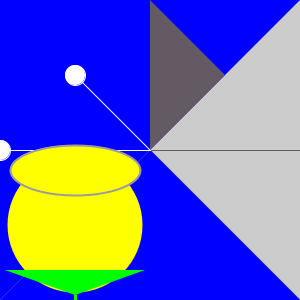
Frame 1 (no input)
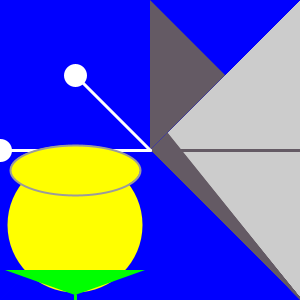
Frame 60 (the mouse pressed at the canvas centre just before this capture)
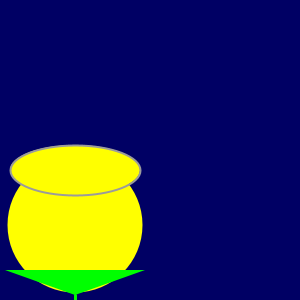
Frame 120 (the mouse held since frame 60 and released just before this capture)

The Processing sketch that drew these frames (run headless with seeded random() and noise(); from frame 60 on, the mouse is pressed at the canvas centre):

// Processing sketch: processing_36399
// ── processing_36399.pde

void setup() {
  size(300, 300);
}

int x=0;
int y=300;

void draw() {
  //set wing gradient
  stroke(100, 90, 100);
  line(0, height/2, y, height/2);
  line(x, 0, width, height);
  x++;
  y--;


  //static point in time
  if (mousePressed) {
    background(0, 0, 100);
    fill(255, 255, 0);
    noStroke();
    ellipse(width/4, height/4*3, width/2-15, height/2-15);
    stroke(155);
    strokeWeight(2);
    ellipse(width/4, height/2+20, width/2-20, 50);
    fill(0, 255, 0);
    noStroke();
    triangle(width/4, height-5, width/4-70, height-30, width/4+70, height-30);
    stroke(0, 255, 0);
    strokeWeight(3);
    line(width/4, height-5, width/4, height);
  }

  else {

    //define moving butterfly wing with alternate background
    noStroke();
    fill(0, 0, 255);
    triangle(width/2, height/2, width/2, height, width, height);
    triangle(0, 0, width, 0, 0, height);
    triangle(width/2, height/2, width/2, height, 0, height);

    //static butterfly parts
    fill(100, 90, 100);
    triangle(width/2, height/2, width/2, 0, width/4*3, height/4);
    stroke(255);
    line(width/4, height/4, width/2, height/2);
    line(0, height/2, width/2, height/2);
    fill(255);
    ellipse(width/4, height/4, 20, 20);
    ellipse(0, height/2, 20, 20);

    //def flower parts
    fill(255, 255, 0);
    noStroke();
    ellipse(width/4, height/4*3, width/2-15, height/2-15);
    stroke(155);
    strokeWeight(2);
    ellipse(width/4, height/2+20, width/2-20, 50);
    fill(0, 255, 0);
    noStroke();
    triangle(width/4, height-5, width/4-70, height-30, width/4+70, height-30);
    stroke(0, 255, 0);
    strokeWeight(3);
    line(width/4, height-5, width/4, height);
  }
}
